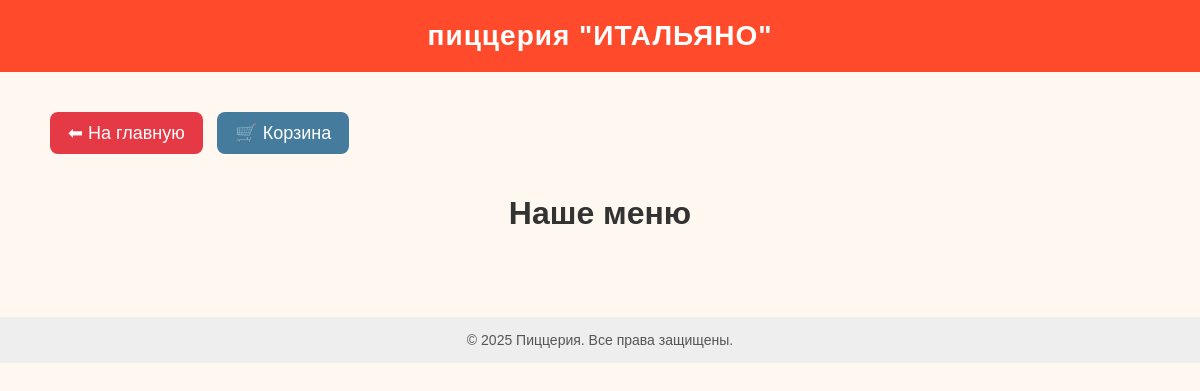
Before: /menu/ with the older database file.
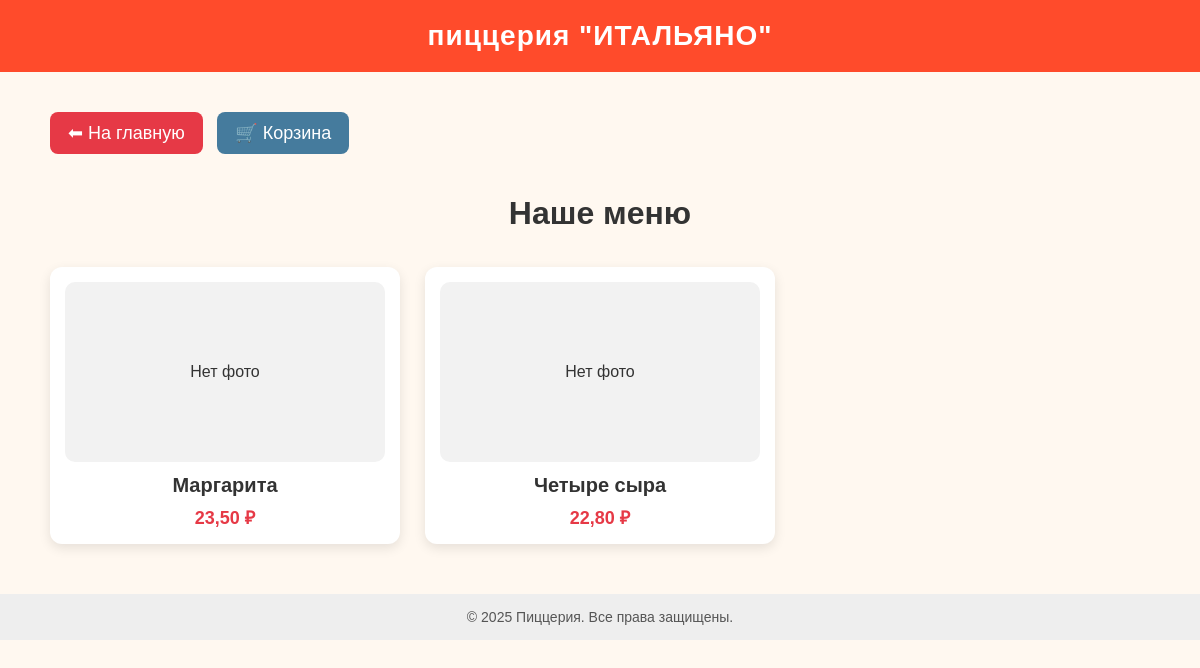
After: the same page with the newer database file.
### pizzeria/models.py (models this page shows, shortened)
class Pizza(models.Model):
    name = models.CharField(max_length=100, unique=True, verbose_name='Название')
    image = models.ImageField(upload_to='pizzas/', blank=True, null=True, verbose_name='Фото')
    ingredients = models.TextField(verbose_name='Состав')
    price = models.DecimalField(max_digits=7, decimal_places=2, verbose_name='Цена')
    slug = models.SlugField(unique=True, blank=True, null=True)

### pizzeria/views.py (the view)
# urls.py: path('menu/', views.menu_view, name='menu'),
def menu_view(request):
    pizzas = Pizza.objects.all()
    return render(request, 'pizzeria/menu.html', {'pizzas': pizzas})

### pizzeria/templates/pizzeria/menu.html (shortened to what this page needs)
{% extends "pizzeria/base.html" %}
{% block content %}
<div class="menu-wrapper">
    <a href="{% url 'home' %}"
       style="
           display:inline-block;
           margin-bottom:20px;
           padding:10px 18px;
           background:#e63946;
           color:white;
           border-radius:8px;
           text-decoration:none;
           font-size:18px;
       ">
        ⬅ На главную
    </a>
    <a href="{% url 'cart' %}"
   style="
       display:inline-block;
       padding:10px 18px;
       background:#457b9d;
       color:white;
       border-radius:8px;
       text-decoration:none;
       font-size:18px;
       margin-left:10px;
   ">
    🛒 Корзина
</a>
    <h1 style="text-align:center; font-size:32px; margin-bottom:35px;">
        Наше меню
    </h1>
    <div class="menu-grid">
        {% for pizza in pizzas %}
        <a href="{% url 'pizza_detail' pizza.slug %}" class="pizza-card">
            {% if pizza.image %}
                <img src="{{ pizza.image.url }}" alt="{{ pizza.name }}" class="pizza-img">
            {% else %}
                <div class="pizza-img" style="background:#f2f2f2; display:flex; align-items:center; justify-content:center;">
                    Нет фото
                </div>
            {% endif %}
            <div class="pizza-name">{{ pizza.name }}</div>
            <div class="pizza-price">{{ pizza.price }} ₽</div>
        </a>
        {% endfor %}
    </div>
</div>
{% endblock %}

Changed rows visible on the page:
added Pizza: image "Нет фото", name "Маргарита", price "23,50"
added Pizza: image "Нет фото", name "Четыре сыра", price "22,80"
